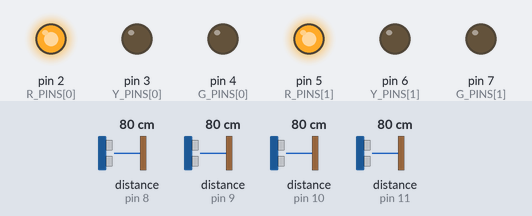
Recording of a sketch running on a simulated Arduino Uno, built with avr-gcc and run on an emulated ATmega328P. Parts: output pins drawn as LEDs (lit = HIGH). Wiring (inferred from the names in the program): 4 × ultrasonic range finder: trigger A0, echo pin 8 / trigger A1, echo pin 9 / trigger A2, echo pin 10 / trigger A3, echo pin 11. The inputs (shaded band) are chosen by the test bench; at power-on: distance to the obstacle (sensors on pin 8, pin 9, pin 10, pin 11) 80 cm. The echo pulse lasts 58.3 µs per cm; pins used as bus, display or sensor lines are not drawn; what the sketch prints to the serial monitor is not drawn.

Above: at 1.2 s.
1.3 s: distance to the obstacle (sensor on pin 8) set to 19 cm
2.8 s: distance to the obstacle (sensor on pin 8) set to 14 cm
At 4.2 s:
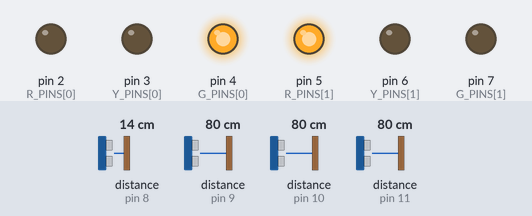
4.5 s: distance to the obstacle (sensor on pin 8) set to 5 cm
7.3 s: distance to the obstacle (sensor on pin 8) set to 3 cm
At 9.4 s:
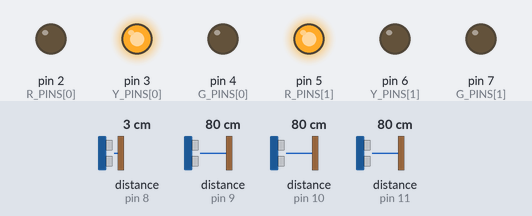
13.3 s: distance to the obstacle (sensor on pin 9) set to 18 cm
16.3 s: distance to the obstacle (sensor on pin 9) set to 15 cm
At 21.5 s:
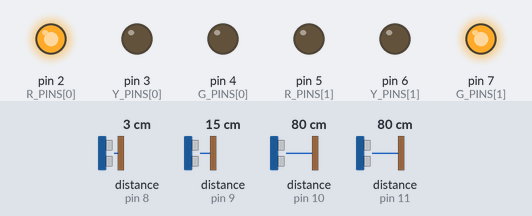
Timing chart, 0 to 21.8 s (numbered marks = the images above; inputs shaded):
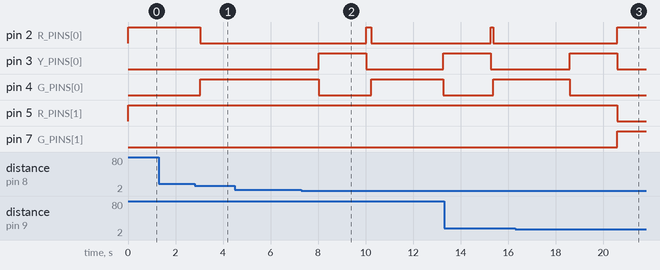

Measured:
- the behaviour switches between 17 and 16 cm on distance to the obstacle (sensor on pin 8) (found by bisection; images 0 and 1)
- the behaviour switches between 4 and 3 cm on distance to the obstacle (sensor on pin 8) (found by bisection; images 1 and 2)
- the behaviour switches between 17 and 16 cm on distance to the obstacle (sensor on pin 9) (found by bisection; images 2 and 3)
- after the input at 1.3 s, every drawn part: stays the same
- after the input at 2.8 s, pin 2 (R_PINS[0]): HIGH → LOW after 0.23 s; pin 4 (G_PINS[0]): LOW → HIGH after 0.23 s
- after the input at 4.5 s, every drawn part: stays the same
- after the input at 7.3 s, pin 2 (R_PINS[0]): LOW → HIGH after 2.7 s, → LOW 0.21 s later; pin 3 (Y_PINS[0]): LOW → HIGH after 0.73 s, → LOW 2.0 s later, → HIGH 3.2 s later; pin 4 (G_PINS[0]): HIGH → LOW after 0.73 s, → HIGH 2.2 s later, → LOW 3.0 s later
- after the input at 16.3 s, pin 2 (R_PINS[0]): goes on until 20.6 s, then stays HIGH; pin 4 (G_PINS[0]): goes on until 18.6 s, then stays LOW; pin 5 (R_PINS[1]): HIGH → LOW after 4.3 s; pin 7 (G_PINS[1]): LOW → HIGH after 4.3 s

The sketch:

project_dengt_sensor_only.ino
```cpp
// Sensor-only traffic light controller for 2 physical traffic-light modules and 4 roads.
//
// Physical light wiring:
// Phase 1 light controls Road 1 + Road 3:
//   D2 -> R, D3 -> Y, D4 -> G
// Phase 2 light controls Road 2 + Road 4:
//   D5 -> R, D6 -> Y, D7 -> G
//
// HC-SR04 sensors:
// Road 1: TRIG A0, ECHO D8
// Road 2: TRIG A1, ECHO D9
// Road 3: TRIG A2, ECHO D10
// Road 4: TRIG A3, ECHO D11
//
// This sketch does not need AI or Python. It reads HC-SR04 sensors directly.

const byte ROAD_COUNT = 4;
const byte PHASE_COUNT = 2;

const byte PHASE1 = 0;
const byte PHASE2 = 1;
const byte NO_PHASE = 255;

const byte R_PINS[PHASE_COUNT] = {2, 5};
const byte Y_PINS[PHASE_COUNT] = {3, 6};
const byte G_PINS[PHASE_COUNT] = {4, 7};
const byte ROAD_TO_PHASE[ROAD_COUNT] = {PHASE1, PHASE2, PHASE1, PHASE2};

const byte ULTRASONIC_TRIG_PINS[ROAD_COUNT] = {A0, A1, A2, A3};
const byte ULTRASONIC_ECHO_PINS[ROAD_COUNT] = {8, 9, 10, 11};

const unsigned long ONE_ROAD_GREEN_MS = 5000;
const unsigned long TWO_ROADS_GREEN_MS = 10000;
const unsigned long MIN_GREEN_MS = 2000;
const unsigned long CLEAR_GRACE_MS = 1000;
const unsigned long YELLOW_MS = 2000;
const unsigned long IDLE_POLL_MS = 100;
const unsigned long SENSOR_REFRESH_MS = 150;
const unsigned int ULTRASONIC_TIMEOUT_US = 6000;
const int ULTRASONIC_MIN_CM = 3;
const int ULTRASONIC_DETECT_CM = 15;

int sensorLevels[ROAD_COUNT] = {0, 0, 0, 0};
int sensorDistancesCm[ROAD_COUNT] = {999, 999, 999, 999};
unsigned long lastSensorReadMs = 0;
byte lastServedPhase = PHASE2;

char serialBuffer[32];
byte serialIndex = 0;

void setup() {
  Serial.begin(115200);

  for (byte phase = 0; phase < PHASE_COUNT; phase++) {
    pinMode(R_PINS[phase], OUTPUT);
    pinMode(Y_PINS[phase], OUTPUT);
    pinMode(G_PINS[phase], OUTPUT);
  }

  for (byte road = 0; road < ROAD_COUNT; road++) {
    pinMode(ULTRASONIC_TRIG_PINS[road], OUTPUT);
    pinMode(ULTRASONIC_ECHO_PINS[road], INPUT);
    digitalWrite(ULTRASONIC_TRIG_PINS[road], LOW);
  }

  allRed();
  Serial.println("READY SENSOR_ONLY");
  Serial.println("Lights: phase1=D2,D3,D4 phase2=D5,D6,D7");
  Serial.println("Road mapping: R1,R3 -> phase1; R2,R4 -> phase2");
  Serial.println("Ultrasonic TRIG: A0,A1,A2,A3 ECHO: D8,D9,D10,D11");
}

void loop() {
  readSerialCommands();
  refreshSensors();

  int phase1Level = getPhaseLevel(PHASE1);
  int phase2Level = getPhaseLevel(PHASE2);

  if (phase1Level == 0 && phase2Level == 0) {
    allRed();
    waitWithSensors(IDLE_POLL_MS);
    return;
  }

  byte selectedPhase = choosePhaseToRun(phase1Level, phase2Level);
  if (selectedPhase == PHASE1) {
    if (runPhase(PHASE1, phase1Level)) {
      lastServedPhase = PHASE1;
    }
  } else if (selectedPhase == PHASE2) {
    if (runPhase(PHASE2, phase2Level)) {
      lastServedPhase = PHASE2;
    }
  }
}

void readSerialCommands() {
  while (Serial.available() > 0) {
    char incoming = (char)Serial.read();

    if (incoming == '\r') {
      continue;
    }

    if (incoming == '\n') {
      if (serialIndex > 0) {
        serialBuffer[serialIndex] = '\0';
        handleSerialCommand(serialBuffer);
        serialIndex = 0;
      }
      continue;
    }

    if (serialIndex < sizeof(serialBuffer) - 1) {
      serialBuffer[serialIndex++] = incoming;
    }
  }
}

void handleSerialCommand(char *command) {
  if (equalsIgnoreCase(command, "PING")) {
    Serial.println("PONG");
    return;
  }

  if (equalsIgnoreCase(command, "ALLRED")) {
    allRed();
    Serial.println("OK ALLRED");
    return;
  }

  if (equalsIgnoreCase(command, "SENSORS") || equalsIgnoreCase(command, "HEALTH")) {
    forceRefreshSensors();
    printSensorHealth();
    return;
  }

  Serial.println("ERR expected PING, ALLRED, SENSORS, or HEALTH");
}

bool equalsIgnoreCase(const char *left, const char *right) {
  while (*left && *right) {
    char leftChar = *left;
    char rightChar = *right;

    if (leftChar >= 'a' && leftChar <= 'z') {
      leftChar -= 32;
    }
    if (rightChar >= 'a' && rightChar <= 'z') {
      rightChar -= 32;
    }
    if (leftChar != rightChar) {
      return false;
    }

    left++;
    right++;
  }

  return *left == '\0' && *right == '\0';
}

void refreshSensors() {
  unsigned long now = millis();
  if (lastSensorReadMs > 0 && now - lastSensorReadMs < SENSOR_REFRESH_MS) {
    return;
  }

  lastSensorReadMs = now;
  for (byte road = 0; road < ROAD_COUNT; road++) {
    int distanceCm = readUltrasonicCm(ULTRASONIC_TRIG_PINS[road], ULTRASONIC_ECHO_PINS[road]);
    sensorDistancesCm[road] = distanceCm;
    sensorLevels[road] = distanceCm >= ULTRASONIC_MIN_CM && distanceCm <= ULTRASONIC_DETECT_CM ? 1 : 0;
  }
}

void forceRefreshSensors() {
  lastSensorReadMs = 0;
  refreshSensors();
}

int readUltrasonicCm(byte trigPin, byte echoPin) {
  digitalWrite(trigPin, LOW);
  delayMicroseconds(2);
  digitalWrite(trigPin, HIGH);
  delayMicroseconds(10);
  digitalWrite(trigPin, LOW);

  unsigned long durationUs = pulseIn(echoPin, HIGH, ULTRASONIC_TIMEOUT_US);
  if (durationUs == 0) {
    return 999;
  }

  return (int)(durationUs / 58);
}

int getPhaseLevel(byte phase) {
  int level = 0;
  for (byte road = 0; road < ROAD_COUNT; road++) {
    if (ROAD_TO_PHASE[road] == phase) {
      level += sensorLevels[road];
    }
  }
  return level;
}

byte choosePhaseToRun(int phase1Level, int phase2Level) {
  if (phase1Level <= 0 && phase2Level <= 0) {
    return NO_PHASE;
  }
  if (phase1Level > 0 && phase2Level <= 0) {
    return PHASE1;
  }
  if (phase2Level > 0 && phase1Level <= 0) {
    return PHASE2;
  }
  if (phase1Level > phase2Level) {
    return PHASE1;
  }
  if (phase2Level > phase1Level) {
    return PHASE2;
  }
  return lastServedPhase == PHASE1 ? PHASE2 : PHASE1;
}

unsigned long getGreenTimeMs(int phaseLevel) {
  if (phaseLevel >= 2) {
    return TWO_ROADS_GREEN_MS;
  }
  return ONE_ROAD_GREEN_MS;
}

bool runPhase(byte phase, int initialLevel) {
  if (initialLevel <= 0) {
    return false;
  }

  setPhaseGreen(phase);

  byte oppositePhase = phase == PHASE1 ? PHASE2 : PHASE1;
  unsigned long segmentMs = getGreenTimeMs(initialLevel);
  unsigned long segmentStartedAt = millis();
  unsigned long clearStartedAt = 0;

  while (true) {
    readSerialCommands();
    refreshSensors();

    int currentLevel = getPhaseLevel(phase);
    int oppositeLevel = getPhaseLevel(oppositePhase);
    unsigned long now = millis();
    unsigned long elapsed = now - segmentStartedAt;

    if (currentLevel > 0) {
      clearStartedAt = 0;
    } else if (elapsed >= MIN_GREEN_MS) {
      if (clearStartedAt == 0) {
        clearStartedAt = now;
      }
      if (now - clearStartedAt >= CLEAR_GRACE_MS) {
        break;
      }
    }

    if (elapsed >= segmentMs) {
      if (currentLevel > 0 && oppositeLevel <= 0) {
        segmentStartedAt = now;
        segmentMs = getGreenTimeMs(currentLevel);
        clearStartedAt = 0;
        continue;
      }
      break;
    }

    delay(10);
  }

  setPhaseYellow(phase);
  waitWithSensors(YELLOW_MS);
  setPhaseRed(phase);
  return true;
}

void allRed() {
  for (byte phase = 0; phase < PHASE_COUNT; phase++) {
    setPhaseRed(phase);
  }
}

void setPhaseRed(byte phase) {
  digitalWrite(R_PINS[phase], HIGH);
  digitalWrite(Y_PINS[phase], LOW);
  digitalWrite(G_PINS[phase], LOW);
}

void setPhaseGreen(byte phase) {
  allRed();
  digitalWrite(R_PINS[phase], LOW);
  digitalWrite(G_PINS[phase], HIGH);
}

void setPhaseYellow(byte phase) {
  digitalWrite(G_PINS[phase], LOW);
  digitalWrite(Y_PINS[phase], HIGH);
}

void waitWithSensors(unsigned long durationMs) {
  unsigned long startedAt = millis();
  while (millis() - startedAt < durationMs) {
    readSerialCommands();
    refreshSensors();
    delay(10);
  }
}

void printSensorHealth() {
  Serial.print("SENSORS");
  for (byte road = 0; road < ROAD_COUNT; road++) {
    Serial.print(",R");
    Serial.print(road + 1);
    Serial.print('=');

    if (sensorDistancesCm[road] >= 999) {
      Serial.print("NO_ECHO");
    } else {
      Serial.print(sensorDistancesCm[road]);
      Serial.print("cm");
    }

    Serial.print(':');
    if (sensorLevels[road] > 0) {
      Serial.print("CO_XE");
    } else if (sensorDistancesCm[road] >= 999) {
      Serial.print("KHONG_DOC_DUOC");
    } else {
      Serial.print("OK_KHONG_XE");
    }
  }
  Serial.println();
}
```
